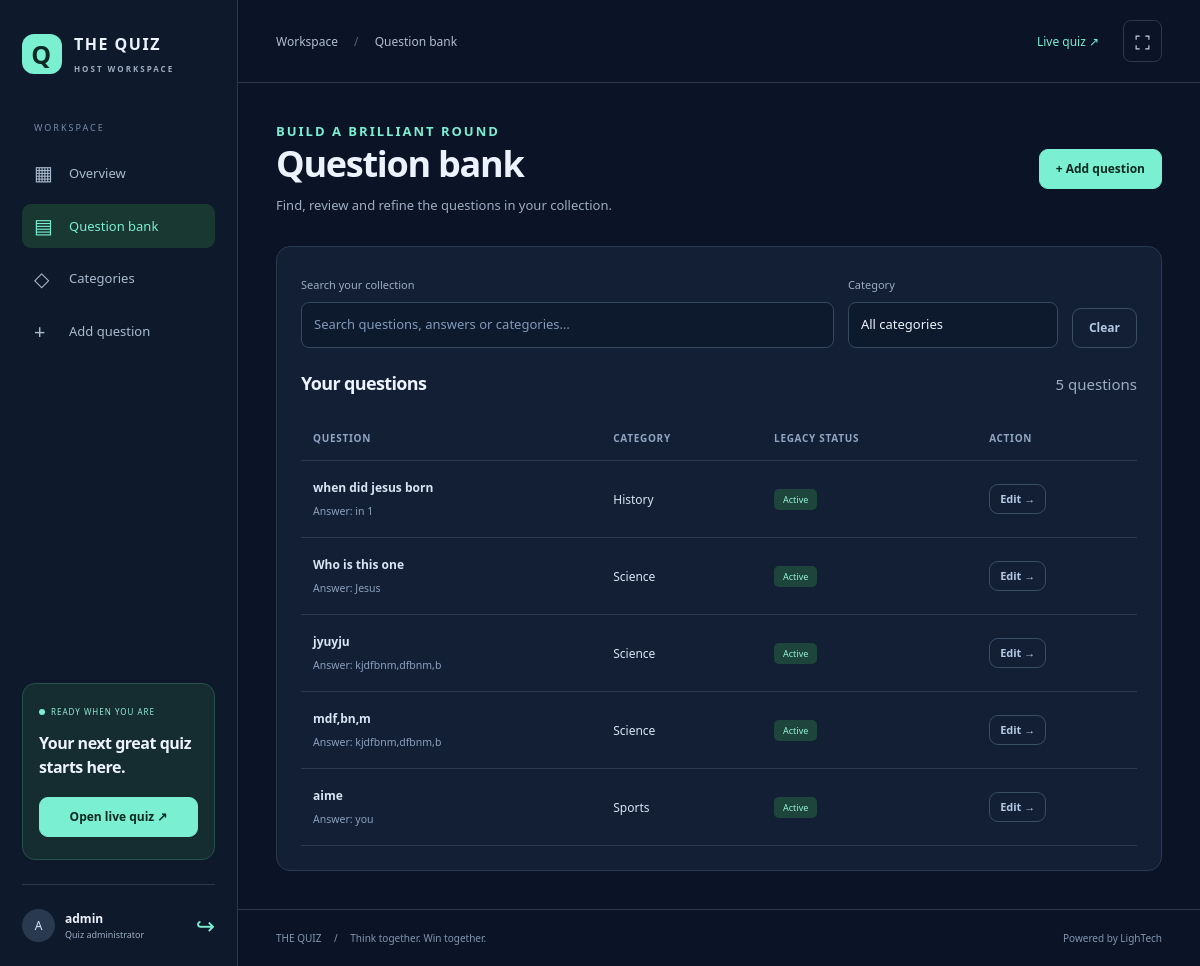
/questions.php (signed in), run on the app's committed database.
### tables this page shows
CREATE TABLE `questions` (
  `id` int(11) NOT NULL AUTO_INCREMENT,
  `category` varchar(150) DEFAULT NULL,
  `question` text DEFAULT NULL,
  `answer` text DEFAULT NULL,
  `image` varchar(255) DEFAULT NULL,
  `status` enum('active','inactive') NOT NULL DEFAULT 'active',
  `created_at` timestamp NOT NULL DEFAULT current_timestamp(),
  `updated_at` timestamp NOT NULL DEFAULT current_timestamp() ON UPDATE current_timestamp(),
  PRIMARY KEY (`id`),
  KEY `category` (`category`),
  KEY `status` (`status`)
);

CREATE TABLE `categories` (
  `id` int(11) NOT NULL AUTO_INCREMENT,
  `name` varchar(150) NOT NULL,
  `slug` varchar(150) NOT NULL,
  `created_at` timestamp NOT NULL DEFAULT current_timestamp(),
  PRIMARY KEY (`id`),
  UNIQUE KEY `slug` (`slug`)
);

### questions.php (the view, shortened to what this page needs)
<?php
include 'conn.php'; include 'includes/functions.php'; requireAdmin();
$questions=mysqli_fetch_all(mysqli_query($conn,'SELECT q.*,c.name AS category_name FROM questions q LEFT JOIN categories c ON c.slug=q.category ORDER BY q.id DESC'),MYSQLI_ASSOC);
include 'includes/header.php';
?>
<div class="page-heading"><div><p class="eyebrow">BUILD A BRILLIANT ROUND</p><h1>Question bank</h1><p>Find, review and refine the questions in your collection.</p></div><a class="btn btn-primary" href="insert.php">+ Add question</a></div>
<section class="panel"><div class="question-toolbar"><div class="toolbar-field"><label for="question-search">Search your collection</label><input id="question-search" class="form-control" type="search" placeholder="Search questions, answers or categories…"></div><div class="toolbar-field"><label for="category-filter">Category</label><select id="category-filter" class="form-select"><option value="">All categories</option><?php foreach ($categories as $cat): ?><option value="<?= htmlspecialchars($cat['slug']) ?>" <?= ($_GET['cat'] ?? '')===$cat['slug'] ? 'selected':'' ?>><?= htmlspecialchars($cat['name']) ?></option><?php endforeach; ?></select></div><button id="clear-filters" class="btn btn-outline-info" type="button">Clear</button></div><div class="panel-heading"><h2>Your questions</h2><span class="text-muted" id="result-count" aria-live="polite"><?= count($questions) ?> questions</span></div><div class="table-responsive"><table class="table table-hover question-bank-table"><thead><tr><th scope="col">Question</th><th scope="col">Category</th><th scope="col">Legacy status</th><th scope="col">Action</th></tr></thead><tbody>
<?php foreach ($questions as $q): ?><tr data-question-row data-category="<?= htmlspecialchars($q['category'] ?? '') ?>"><td class="question-text"><b><?= htmlspecialchars($q['question'] ?? '') ?></b><small>Answer: <?= htmlspecialchars($q['answer'] ?? '') ?></small></td><td data-label="Category"><?= htmlspecialchars($q['category_name'] ?? $q['category'] ?? 'Uncategorized') ?></td><td data-label="Legacy status"><span class="badge bg-<?= $q['status']==='active'?'success':'secondary' ?>"><?= $q['status']==='active'?'Active':'Inactive' ?></span></td><td class="table-actions"><a class="btn btn-sm btn-outline-info" href="update.php?id=<?= (int)$q['id'] ?>" aria-label="Edit question <?= (int)$q['id'] ?>">Edit →</a></td></tr><?php endforeach; ?>
</tbody></table></div><div id="search-empty" class="empty-state" <?= count($questions)?'hidden':'' ?>><span>⌕</span><h3>No questions found</h3><p>Try another search or add a question to your collection.</p></div></section>
<?php include 'includes/footer.php'; ?>

### assets/css/system.css (style rules this page uses)
:root { --bg:#0b1426;--panel:#121f34;--border:#293950;--muted:#9dacc2;--mint:#7aefd2;--white:#edf3fc;--bs-body-color:#edf3fc;--bs-body-bg:#0b1426;color-scheme:dark }
* { box-sizing:border-box }
body.quiz-system { margin:0;background:var(--bg);color:var(--white);font:15px/1.6 'Segoe UI',Arial,sans-serif;min-height:100vh;text-align:left }
a { color:var(--mint);text-decoration:none }
button,input,select,textarea { font:inherit }
button,a,input,select,textarea { outline-offset:4px }
h1,h2,h3,h4,h5 { color:var(--white);font-weight:650;letter-spacing:-.035em;line-height:1.2 }
h1 { font-size:clamp(28px,3vw,38px) }
h2 { font-size:24px }
p { color:var(--muted) }
.eyebrow { color:var(--mint);font-size:10px;font-weight:650;letter-spacing:2px;text-transform:uppercase;margin-bottom:10px }
.page-heading { display:flex;justify-content:space-between;align-items:center;gap:20px;margin-bottom:30px }
.page-heading h1 { margin:0 0 10px }
.page-heading p { font-size:13px;margin:0 }
.btn { border-radius:9px;padding:10px 16px;font-weight:600;font-size:12px;line-height:1.5 }
.btn-primary,.btn-success { background:var(--mint);border-color:var(--mint);color:#0a2921 }
.btn-outline-info,.btn-outline-primary,.btn-outline-light { color:#b5c8e2;border-color:#3a4e68;background:transparent }
.btn-sm { padding:6px 10px;font-size:11px }
.panel,.quiz-system .card { background:var(--panel)!important;border:1px solid var(--border)!important;border-radius:14px;color:var(--white);box-shadow:none!important;backdrop-filter:none!important }
.panel { padding:24px }
.panel-heading { display:flex;justify-content:space-between;align-items:center;gap:20px;margin-bottom:20px }
.panel-heading h2 { font-size:18px;margin:0 }
.quiz-system .table { --bs-table-bg:transparent;--bs-table-color:#d8e4f4;--bs-table-border-color:#2b3a50;--bs-table-hover-bg:#1a2b43;--bs-table-hover-color:#fff;font-size:12px;vertical-align:middle;margin:0 }
.quiz-system .table th { font-size:10px;color:#8fa5c1;letter-spacing:.7px;text-transform:uppercase;font-weight:600;padding:14px 12px }
.quiz-system .table td { padding:17px 12px }
.badge { font-weight:500;padding:6px 9px;border-radius:5px }
.bg-success { background:#1e453b!important;color:#96f3d6!important }
.text-muted,.text-info { color:var(--muted)!important }
.quiz-system .form-control,.quiz-system .form-select,.editor-form input:not([type=hidden]),.editor-form select,.editor-form textarea { background:#0d192c;color:var(--white);border:1px solid #34485f;border-radius:8px;min-height:46px;padding:12px;font-size:13px }
.quiz-system input::placeholder,.quiz-system textarea::placeholder { color:#839ab9 }
.question-toolbar { display:flex;gap:14px;margin-bottom:24px;align-items:end }
.question-toolbar .toolbar-field:first-child { flex:1 }
.question-toolbar .toolbar-field:nth-child(2) { width:210px }
.question-toolbar label { font-size:11px;color:var(--muted) }
.question-toolbar input,.question-toolbar select { margin-top:7px }
.question-text { max-width:430px;white-space:normal;overflow-wrap:anywhere }
.question-text small { display:block;color:#8ca1bd;margin-top:6px }
.table-actions { white-space:nowrap }

### data on the page
questions: question "when did jesus born", answer "in 1", categories.name "History", status "Active"
questions: question "Who is this one", answer "Jesus", categories.name "Science", status "Active"
questions: question "jyuyju", answer "kjdfbnm,dfbnm,b", categories.name "Science", status "Active"
questions: question "mdf,bn,m", answer "kjdfbnm,dfbnm,b", categories.name "Science", status "Active"
questions: question "aime", answer "you", categories.name "Sports", status "Active"

### other printed values
$icon "▦"
$label "Overview"
$icon "▤"
$label "Question bank"
$icon "◇"
$label "Categories"
$icon "+"
$label "Add question"
substr($_SESSION['admin_username'] ?? 'H',0,1) "A"
$_SESSION['admin_username'] "admin"
$pageTitle "Question bank"
